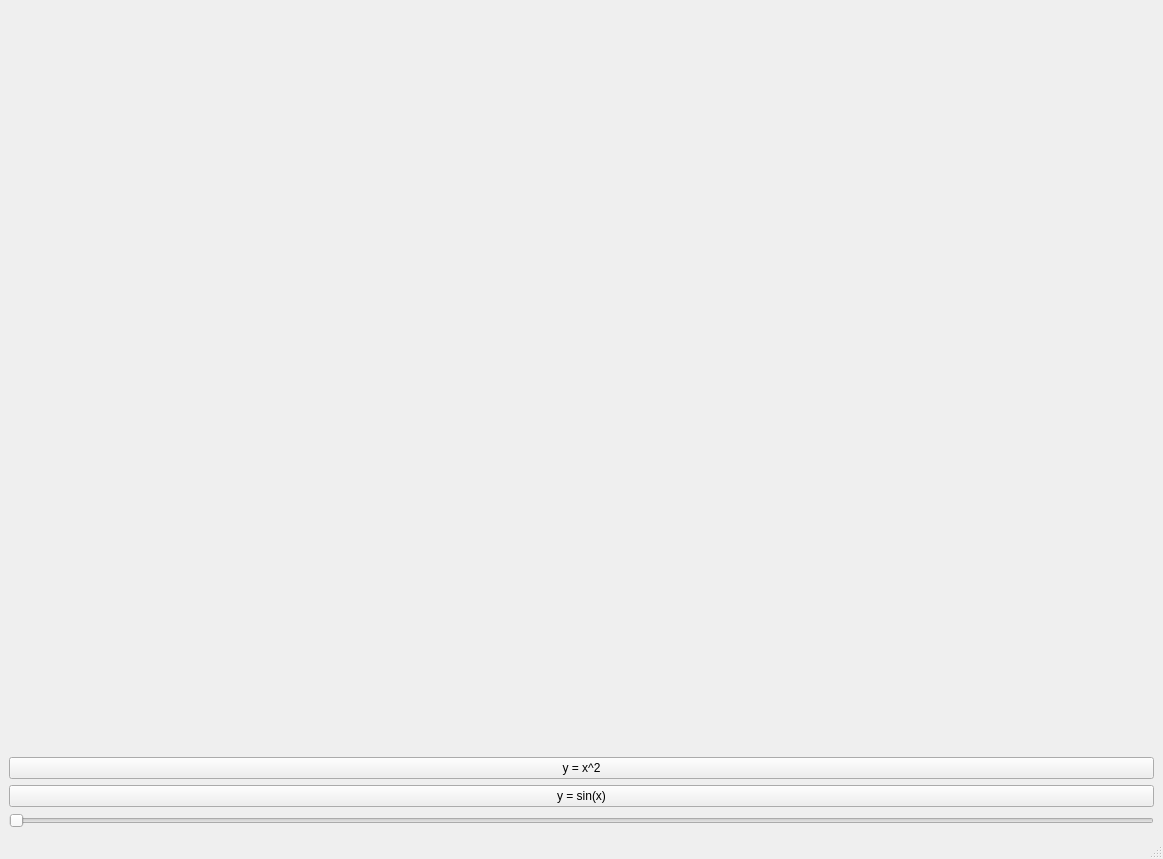
<?xml version="1.0" encoding="UTF-8"?>
<ui version="4.0">
 <class>MainWindow</class>
 <widget class="QMainWindow" name="MainWindow">
  <property name="geometry">
   <rect>
    <x>0</x>
    <y>0</y>
    <width>1163</width>
    <height>859</height>
   </rect>
  </property>
  <property name="windowTitle">
   <string>MainWindow</string>
  </property>
  <widget class="QWidget" name="centralwidget">
   <layout class="QHBoxLayout" name="horizontalLayout">
    <item>
     <layout class="QVBoxLayout" name="verticalLayout">
      <item>
       <widget class="QWidget" name="widget" native="true"/>
      </item>
      <item>
       <widget class="QPushButton" name="button1">
        <property name="text">
         <string>y = x^2</string>
        </property>
       </widget>
      </item>
      <item>
       <widget class="QPushButton" name="button2">
        <property name="text">
         <string>y = sin(x)</string>
        </property>
       </widget>
      </item>
      <item>
       <widget class="QSlider" name="slider">
        <property name="minimum">
         <number>8</number>
        </property>
        <property name="maximum">
         <number>80</number>
        </property>
        <property name="orientation">
         <enum>Qt::Horizontal</enum>
        </property>
       </widget>
      </item>
     </layout>
    </item>
   </layout>
  </widget>
  <widget class="QMenuBar" name="menubar">
   <property name="geometry">
    <rect>
     <x>0</x>
     <y>0</y>
     <width>1163</width>
     <height>38</height>
    </rect>
   </property>
  </widget>
  <widget class="QStatusBar" name="statusbar"/>
 </widget>
 <resources/>
 <connections/>
</ui>
